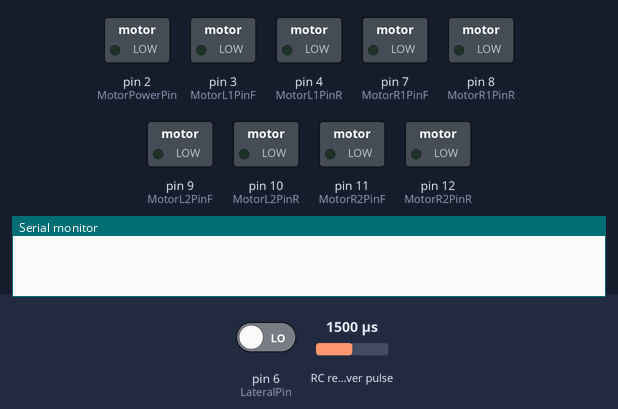
The sketch below on a simulated Arduino Nano, built with avr-gcc and run on an emulated ATmega328P. Parts: switched loads named in the sketch (green lamp = pin HIGH), the last lines printed to the serial monitor. Wiring (inferred from the names in the program): RC receiver channel: data pin 5. Inputs (shaded band) come from the test bench; at power-on: pin 6 (LateralPin) LOW, RC receiver pulse 1500 µs.

Above: at 0.1 s.
At 1.1 s:
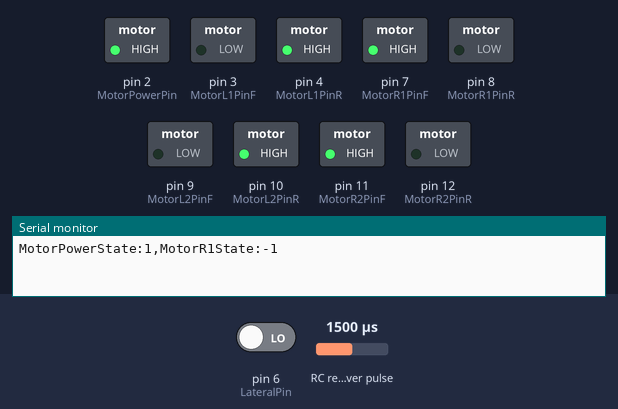
Timing chart, 0 to 2.6 s (numbered marks = the images above):
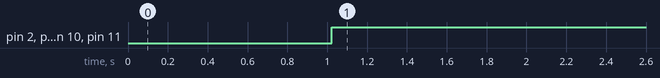

Measured:
- by itself, pin 2 (MotorPowerPin), pin 4 (MotorL1PinR), pin 7 (MotorR1PinF), pin 10 (MotorL2PinR), pin 11 (MotorR2PinF): LOW → HIGH at 1.0 s

The sketch:

cheetah_ball_control.ino
```cpp
// these should match the pins the Lateral and throttle are connected to.
// Green cables & LED are for the throttle(CH1), Blue for the Lateral (CH2).
// 5 and 6 are selected as input pins as they are capable of PWM input unlike some other digital pins on the Nano
const int ThrottlePin = 5;
const int LateralPin = 6;

const int MotorPowerPin = 2;

// Row 1 is the front row, Row 2 is the back row

const int MotorL1PinF = 3;
const int MotorL1PinR = 4;
const int MotorR1PinF = 7;
const int MotorR1PinR = 8;
const int MotorL2PinF = 9;
const int MotorL2PinR = 10;
const int MotorR2PinF = 11;
const int MotorR2PinR = 12;

// these variables will change depending on the width of the pulses sent by the receiver
unsigned long ThrottleState;
unsigned long LateralState;

// these variables will change from 0-255 depending on the output brightness of the LEDs
int ThrottleInterpretedState;
int LateralInterpretedState;

// robot current state (see #define for value meaning)
int RobotState;

// motor powered / unpowered state
int MotorPowerState = 0;

// determine the backwards / forwards state of the motors
int MotorL1State = 0;
int MotorR1State = 0;
int MotorL2State = 0;
int MotorR2State = 0;

const int MIN_PULSE = 900UL;
const int MAX_PULSE = 2100UL;

// this is just gonna hang out at 0 to make graphing easier
const int static_variable = 0;

// these need to be figured out experimentally based on seeing what the range on these pulse widths is
const int Throttle_Duration_Max = 2009;
const int Throttle_Duration_Min = 1009;
const int Lateral_Duration_Max = 1879;
const int Lateral_Duration_Min = 879;
const int pulse_period = 20;

void setup() {
  // put your setup code here, to run once:
  pinMode(ThrottlePin, INPUT);
  pinMode(LateralPin, INPUT);

  pinMode(MotorPowerPin, OUTPUT);

  pinMode(MotorL1PinF, OUTPUT);
  pinMode(MotorL1PinR, OUTPUT);
  pinMode(MotorR1PinF, OUTPUT);
  pinMode(MotorR1PinR, OUTPUT);
  pinMode(MotorL2PinF, OUTPUT);
  pinMode(MotorL2PinR, OUTPUT);
  pinMode(MotorR2PinF, OUTPUT);
  pinMode(MotorR2PinR, OUTPUT);

  Serial.begin(9600);
}

#define ROBOT_STATE_STATIONARY 0
#define ROBOT_STATE_TURNING_LEFT 1
#define ROBOT_STATE_TURNING_RIGHT 2
#define ROBOT_STATE_MOVING_FORWARDS 3
#define ROBOT_STATE_MOVING_BACKWARDS 4

#define MOTOR_STATE_BACKWARDS -1
#define MOTOR_STATE_FORWARDS 1
#define MOTOR_STATE_STATIONARY 0

#define MOTOR_POWER_OFF 0
#define MOTOR_POWER_ON 1

byte GetPWM(byte pin)
{
  unsigned long highTime = pulseIn(pin, HIGH, 21000UL);  // 21 millisecond timeout
  unsigned long lowTime = pulseIn(pin, LOW, 21000UL);  // 21 millisecond timeout

  // pulseIn() returns zero on timeout
  if (highTime == 0 || lowTime == 0)
    return digitalRead(pin) ? 100 : 0;  // HIGH == 100%,  LOW = 0%

  return (100 * highTime) / (highTime + lowTime);  // highTime as percentage of total cycle time
}

void loop() {

  // put your main code here, to run repeatedly:
  // LateralState and ThrottleState are the pulse widths measured from the reciever signal pins
  unsigned long newLateralState = pulseIn(LateralPin, HIGH);
  unsigned long newThrottleState = pulseIn(ThrottlePin, HIGH);

  if (newLateralState < 2100 && newLateralState > 600)
    LateralState = newLateralState;
  if (newThrottleState < 2100 && newThrottleState > 600)
    ThrottleState = newThrottleState;


  // map those pulse widths to a scale from 0-255 to determine the LED brightness
  LateralInterpretedState = map(LateralState, Lateral_Duration_Min, Lateral_Duration_Max, 0, 255);
  ThrottleInterpretedState = map(ThrottleState, Throttle_Duration_Min, Throttle_Duration_Max, 0, 255);

  // Determine Robot State
  if (LateralInterpretedState < 55) {
    // Turn Left
    RobotState = ROBOT_STATE_TURNING_LEFT;
  } else if (LateralInterpretedState > 200) {
    // Turn Right
    RobotState = ROBOT_STATE_TURNING_RIGHT;
  } else {
    if (ThrottleInterpretedState < 55) {
      // Move Forwards
      RobotState = ROBOT_STATE_MOVING_FORWARDS;
    } else if (ThrottleInterpretedState > 200) {
      // Move Backwards
      RobotState = ROBOT_STATE_MOVING_BACKWARDS;
    } else {
      // Stand Still
      RobotState = ROBOT_STATE_STATIONARY;
    }
  }

  // Determine Motor State
  if (RobotState == ROBOT_STATE_STATIONARY) {
    MotorPowerState = MOTOR_POWER_OFF;
    MotorL1State = MOTOR_STATE_STATIONARY;
    MotorR1State = MOTOR_STATE_STATIONARY;
    MotorL2State = MOTOR_STATE_STATIONARY;
    MotorR2State = MOTOR_STATE_STATIONARY;
    // MotorPowerState = MOTOR_POWER_OFF;
    // MotorL1State = MOTOR_STATE_FORWARDS;
    // MotorR1State = MOTOR_STATE_FORWARDS;
  } else if (RobotState == ROBOT_STATE_TURNING_RIGHT) {
    MotorPowerState = MOTOR_POWER_ON;
    MotorL1State = MOTOR_STATE_BACKWARDS;
    MotorR1State = MOTOR_STATE_FORWARDS;
    MotorL2State = MOTOR_STATE_BACKWARDS;
    MotorR2State = MOTOR_STATE_FORWARDS;
  } else if (RobotState == ROBOT_STATE_TURNING_LEFT) {
    MotorPowerState = MOTOR_POWER_ON;
    MotorL1State = MOTOR_STATE_FORWARDS;
    MotorR1State = MOTOR_STATE_BACKWARDS;
    MotorL2State = MOTOR_STATE_FORWARDS;
    MotorR2State = MOTOR_STATE_BACKWARDS;
  } else if (RobotState == ROBOT_STATE_MOVING_FORWARDS) {
    MotorPowerState = MOTOR_POWER_ON;
    MotorL1State = MOTOR_STATE_FORWARDS;
    MotorR1State = MOTOR_STATE_FORWARDS;
    MotorL2State = MOTOR_STATE_FORWARDS;
    MotorR2State = MOTOR_STATE_FORWARDS;
  } else if (RobotState == ROBOT_STATE_MOVING_BACKWARDS) {
    MotorPowerState = MOTOR_POWER_ON;
    MotorL1State = MOTOR_STATE_BACKWARDS;
    MotorR1State = MOTOR_STATE_BACKWARDS;
    MotorL2State = MOTOR_STATE_BACKWARDS;
    MotorR2State = MOTOR_STATE_BACKWARDS;
  }

  // translate motor power state into relay command
  if (MotorPowerState == MOTOR_POWER_OFF) {
    digitalWrite(MotorPowerPin, LOW);
  } else if (MotorPowerState == MOTOR_POWER_ON) {
    digitalWrite(MotorPowerPin, HIGH);
  }

  // translate motor state values into actual relay commands
  // these are individual commands instead of one generalized function because
  // the wiring is difficult to adjust once installed and it is more convenient to
  // simply flip the code that runs that motor to operate inversely than it is to
  // actually go dig around and fix things inside the electronics box

  // its a lazy solution but it is a solution that will work for the next few days of testing :)
  if (MotorL1State == MOTOR_STATE_STATIONARY) {
    digitalWrite(MotorL1PinF, LOW);
    digitalWrite(MotorL1PinR, LOW);
  }
  if (MotorR1State == MOTOR_STATE_STATIONARY) {
    digitalWrite(MotorR1PinF, LOW);
    digitalWrite(MotorR1PinR, LOW);
  }
  if (MotorL2State == MOTOR_STATE_STATIONARY) {
    digitalWrite(MotorL2PinF, LOW);
    digitalWrite(MotorL2PinR, LOW);
  }
  if (MotorR2State == MOTOR_STATE_STATIONARY) {
    digitalWrite(MotorR2PinF, LOW);
    digitalWrite(MotorR2PinR, LOW);
  }


  if (MotorL1State == MOTOR_STATE_FORWARDS) {
    digitalWrite(MotorL1PinF, LOW);
    digitalWrite(MotorL1PinR, HIGH);
  }
  if (MotorR1State == MOTOR_STATE_FORWARDS) {
    digitalWrite(MotorR1PinF, LOW);
    digitalWrite(MotorR1PinR, HIGH);
  }
  if (MotorL2State == MOTOR_STATE_FORWARDS) {
    digitalWrite(MotorL2PinF, LOW);
    digitalWrite(MotorL2PinR, HIGH);
  }
  if (MotorR2State == MOTOR_STATE_FORWARDS) {
    digitalWrite(MotorR2PinF, LOW);
    digitalWrite(MotorR2PinR, HIGH);
  }


  if (MotorL1State == MOTOR_STATE_BACKWARDS) {
    digitalWrite(MotorL1PinF, HIGH);
    digitalWrite(MotorL1PinR, LOW);
  }
  if (MotorR1State == MOTOR_STATE_BACKWARDS) {
    digitalWrite(MotorR1PinF, HIGH);
    digitalWrite(MotorR1PinR, LOW);
  }
  if (MotorL2State == MOTOR_STATE_BACKWARDS) {
    digitalWrite(MotorL2PinF, HIGH);
    digitalWrite(MotorL2PinR, LOW);
  }
  if (MotorR2State == MOTOR_STATE_BACKWARDS) {
    digitalWrite(MotorR2PinF, HIGH);
    digitalWrite(MotorR2PinR, LOW);
  }

  // big serial.print step for debugging and graphing
  Serial.print("MotorPowerState:");
  Serial.print(MotorPowerState);
  Serial.print(",");
  Serial.print("MotorR1State:");
  Serial.print(MotorR1State);
  // Serial.print("ThrottlePin:");
  // Serial.print(analogRead(ThrottlePin));
  // Serial.print(",");
  // Serial.print("LateralPin:");
  // Serial.print(analogRead(LateralPin));
  // Serial.print("Robot State:");
  // Serial.print(RobotState);
  // Serial.print(",");
  // Serial.print("Left Motor State:");
  // Serial.print(MotorL1State);
  // Serial.print("Right Motor State:");
  // Serial.print(MotorR1State);
  // Serial.print("Left Motor Forward Pin:");
  // Serial.print(digitalRead(MotorL1PinF));
  // Serial.print("Left Motor Backward Pin:");
  // Serial.print(digitalRead(MotorL1PinR));
  // Serial.print("Right Motor Forward Pin:");
  // Serial.print(digitalRead(MotorR1PinF));
  // Serial.print("Right Motor Backward Pin:");
  // Serial.print(digitalRead(MotorR1PinR));

  // Serial.print("ThrottleInterpretedState:");
  // Serial.print(ThrottleInterpretedState);
  // Serial.print(",");
  // Serial.print("LateralInterpretedState:");
  // Serial.print(LateralInterpretedState);
  // Serial.print(",");
  // Serial.print("Static");
  // Serial.print(static_variable);

  // Serial.print("ThrottleInterpretedState:");
  // Serial.print(GetPWM(ThrottlePin));
  // Serial.print(",");
  // Serial.print("LateralInterpretedState:");
  // Serial.print(GetPWM(LateralPin));

  Serial.println("");

  //delay a bit
  // delay(11);
}
```
